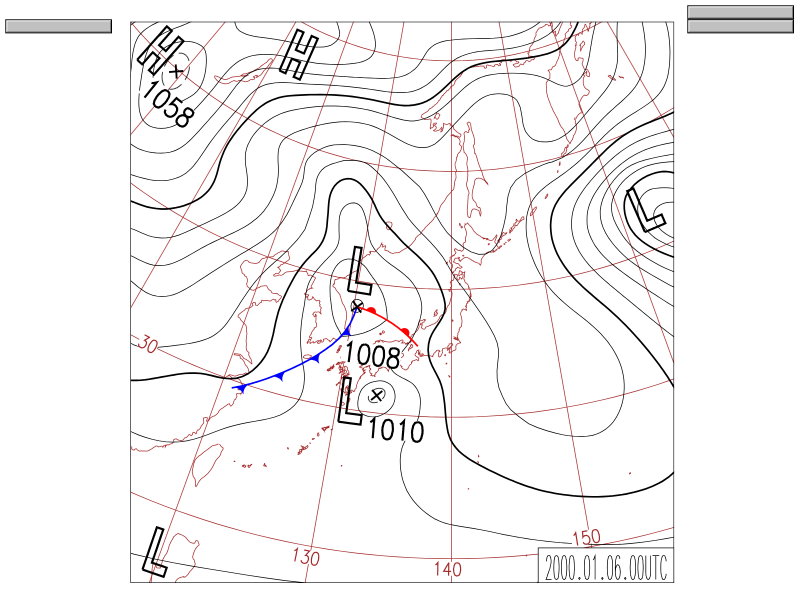
#> input picture data/raw/ndl_manual/png/JS_2000010600_page001.png, 1600 x 1200 px (shown at 1/2 size); its folder holds 2 pictures in this run
$ python check_templates.py --templates ../data/raw/ndl_manual/png
#> lines starting #> are read from the running program, lines starting #| are printed output that depends on the picture; after the words box and inside, x2 and y2 are one past the last pixel; in counts of white or black regions, pixels touching at a corner belong together
### scripts/extract_symbols.py
"""Phase 1 の下見: H/L/T/TD の記号を、アノテーション無しで取れるか確かめる。

`docs/2026-08-26-detection-plan.md`「着手前に1時間で試すこと」の後半。
記号は同じフォント・同じ大きさで機械的に描画されているので、テンプレート
マッチングで見つかる可能性がある。見つかるなら Phase 1 に YOLO は要らず、
中心座標がそのまま Phase 3 の特徴量(`src/regions.py` の region.contains)になる。

三段構え
--------
1. `scan`  テンプレート無しで、記号になりうる小さな孤立した黒い塊を数える。
           等圧線は図の端から端まで繋がった巨大な成分なので大きさで落ちる。
           残るのは記号と、気圧の数値・目盛といった文字である。
           **1枚あたりの候補数**が、この方式が現実的かどうかの目安になる。
           数十個ならテンプレートで選り分けられる。数百個なら苦しい。

2. `cluster` 似た形の候補をまとめ、山ごとの代表を小さなPNGとして書き出す。
           記号は同じフォントで機械的に描かれるので、同じ記号どうしは形が
           揃う。**どの山がHでどれがLかは機械には分からない**ので、
           小さなPNGを人が見て名前を付ける(cluster00.png -> H.png)。
           大きな天気図から番号で箱を探すより速い。
           1つだけ切り出したいときは `cut --index` も使える。

3. `match` 名前を付けたテンプレートを全画像に当てる。

使い方:
    # 1. 候補の規模を見る
    python -m scripts.extract_symbols scan --in-dir data/processed/jma --limit 20 \
        --overlay reports/symbols

    # 2. 似た形をまとめて、山ごとの代表を書き出す(scan が出した大きさで絞る)
    python -m scripts.extract_symbols cluster --in-dir data/processed/jma \
        --limit 5 --size 36 57 --out data/templates
    #    data/templates/cluster00.png などを見て、H なら H.png に付け替える

    # 3. 全画像に当てる
    python -m scripts.extract_symbols match --in-dir data/processed/jma \
        --templates data/templates --limit 20 --overlay reports/symbols
"""

import argparse
import re
from collections import Counter
from datetime import datetime
from pathlib import Path

import cv2
import numpy as np
from PIL import Image, ImageDraw, ImageFont

from src.chartsymbols import (
    DEFAULT_BANDS,
    cluster_patches,
    correlation,
    crop_template,
    fit_glyph_box,
    glyph_candidates,
    glyph_only_template,
    to_hsv,
    touches_border,
    match_templates,
    patch_of,
    to_hsv,
)

IMAGE_SUFFIXES = (".png", ".jpg", ".jpeg")


# [251 lines left out: functions iter_images, draw_boxes, size_cluster, oversized_components, cmd_scan, cmd_cluster and 2 more, not called in this run]


# 記号の大半を覆えたとみなす割合。残りは汚れや、等圧線が重なった個体。
COVERAGE = 0.8

# しきい値ぎわとみなす幅と、そこに溜まっていると判断する割合。
NEAR_THRESHOLD = 0.03
PILEUP_SHARE = 0.20

# 角度の範囲の端に張り付いていると判断する、最低の個数と割合。
EDGE_MIN_COUNT = 3
EDGE_SHARE = 0.05


# [126 lines left out: functions report_threshold_sweep, cmd_grid, cmd_cut, not called in this run]


# cluster が書き出す一覧。テンプレートではないので読み込みから外す。
CONTACT_SHEET = "clusters"

# テンプレートとして読む拡張子。人が画像編集ソフトで作ると png 以外にもなる。
TEMPLATE_SUFFIXES = (".png", ".bmp", ".gif", ".jpg", ".jpeg", ".tif", ".tiff")

# テンプレートに占めるインクの割合の、妥当な範囲。記号は画像の一部でしかなく、
# かといって数画素ということもない。外れていたら切り出しを疑う。
INK_RANGE = (0.05, 0.60)


def symbol_of(template_name: str) -> str:
    """テンプレート名から記号名を取り出す。H2 も H_b も「H」として数える。

    1つの個体から作ったテンプレートでは、同じ記号でも汚れ方や重なり方が
    違うと外れる。別の個体からもう1枚作って両方当てられるようにするための
    決まりで、末尾の数字と _ 以降を落とす。
    """
    return re.split(r"[_\d]", template_name, maxsplit=1)[0] or template_name


def as_template(gray: np.ndarray, label: str = "") -> np.ndarray:
    """濃淡画像を2値のテンプレートにする。白地に黒で描いた画像も受け付ける。

    テンプレートは人が画像編集ソフトで作ってもよい。**そのほうが確実な場合が
    ある** ― 太い等圧線が記号の上を横切ると、細らせても1つの塊のままで
    連結成分では分けられないが、人なら消せるし、重なっていない個体を選べる。

    cut が書き出すのは「記号が白・地が黒」だが、手で作ると逆になりやすい。
    記号は画像の一部でしかないはずなので、**白のほうが多ければ白地とみなして
    反転する**。
    """
#> called with label = 'JS_2000010600_page001.png'
    ink = gray > 127
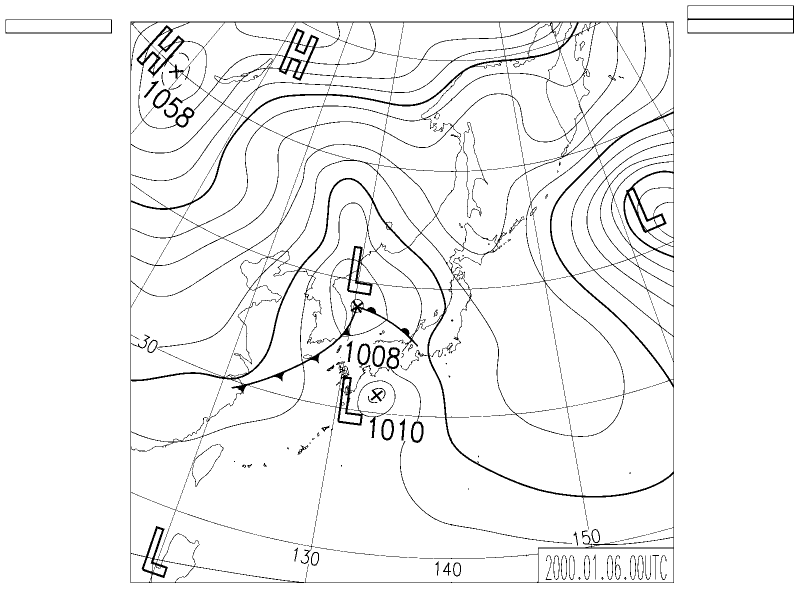
#> ink: shape (1200, 1600) bool (shown at 1/2 size); 95.9% white; black in thin lines or dots
    if ink.mean() > 0.5:
        ink = ~ink
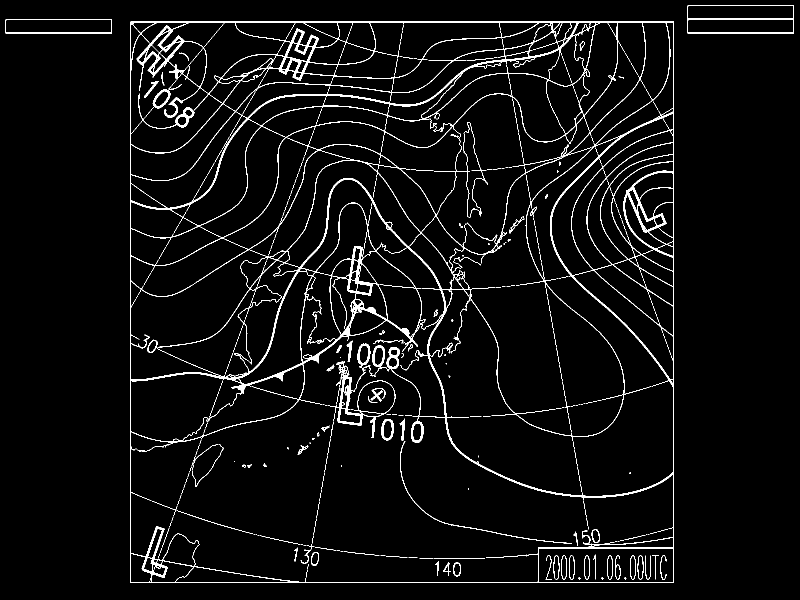
#> ink: shape (1200, 1600) bool (shown at 1/2 size); 4.1% white in thin lines or dots
        if label:
            print(f"  {label} は白地に黒と判断して反転した。")
    share = float(ink.mean())
#> share = 0.0412
    if label and not (INK_RANGE[0] <= share <= INK_RANGE[1]):
        print(f"  ★{label} は記号の割合が{share:.0%}で、"
              f"目安({INK_RANGE[0]:.0%}〜{INK_RANGE[1]:.0%})から外れている。")
#|   ★JS_2000010600_page001.png は記号の割合が4%で、目安(5%〜60%)から外れている。
        print("    切り出しの範囲か、白黒の閾値を見直すこと。")
    return ink


def load_templates(template_dir: Path, quiet: bool = False) -> dict[str, np.ndarray]:
    """人が名前を付けたテンプレートだけを読む。

    cluster が書き出したものは clusterNN.png のままで、どれがHでどれがLか
    分からない。名前を付けたものが1つでもあればそちらだけを使い、番号のまま
    のものは黙って無視せず、無視したと伝える。1つも名前が付いていなければ
    手順が抜けているので止める。

    一覧(clusters.png)は山の代表を並べた見るための画像で、テンプレートでは
    ない。名前が cluster で始まるので、名指しで外す。
    """
    named: dict[str, np.ndarray] = {}
    unnamed: list[str] = []
    paths = sorted(p for p in Path(template_dir).iterdir()
                   if p.suffix.lower() in TEMPLATE_SUFFIXES)
    for path in paths:
        if path.stem == CONTACT_SHEET:
            continue
        if re.fullmatch(r"cluster\d+", path.stem):
            unnamed.append(path.stem)
            continue
        named[path.stem] = as_template(np.array(Image.open(path).convert("L")),
                                       "" if quiet else path.name)
#> pass 2 of the loop in load_templates, `for path in paths:`:
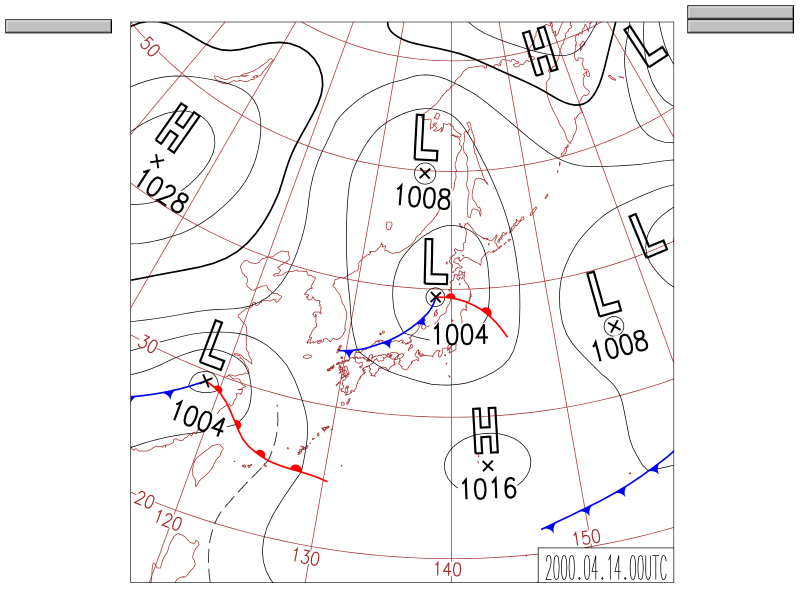
#> input picture data/raw/ndl_manual/png/JS_2000041400_page001.png, 1600 x 1200 px (shown at 1/2 size)
#> in as_template (call 2), `ink = gray > 127`:
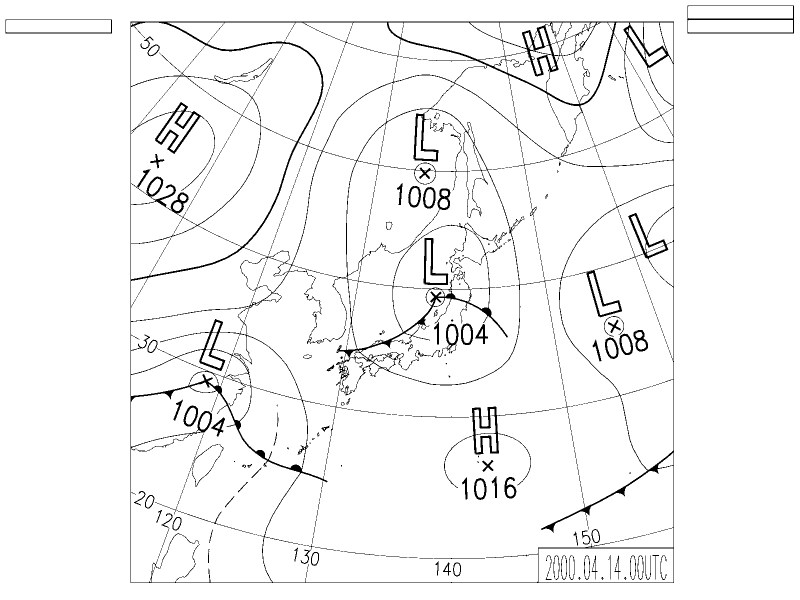
#> ink: shape (1200, 1600) bool (shown at 1/2 size); 96.1% white; 418 black regions (299 under 20 px), largest, box (x1, y1, x2, y2) and area: (261, 43, 1348, 1166) 52825, (888, 813, 1111, 976) 2315, (1374, 11, 1588, 67) 1433
#> in as_template (call 2), `ink = ~ink`:
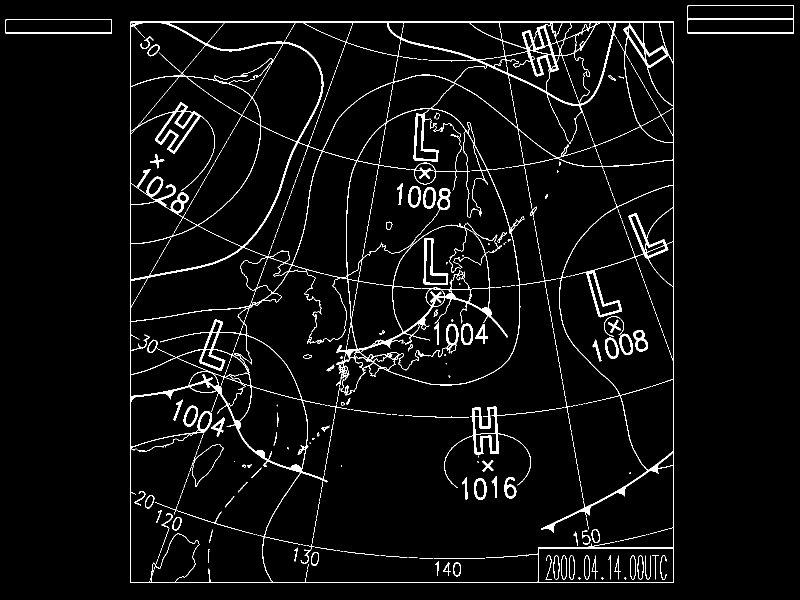
#> ink: shape (1200, 1600) bool (shown at 1/2 size); 3.9% white; 418 white regions (299 under 20 px), largest, box (x1, y1, x2, y2) and area: (261, 43, 1348, 1166) 52825, (888, 813, 1111, 976) 2315, (1374, 11, 1588, 67) 1433
#> in as_template (call 2), `share = float(ink.mean())`: share = 0.0394
#|   ★JS_2000041400_page001.png は記号の割合が4%で、目安(5%〜60%)から外れている。

    if named:
        if unnamed:
            print(f"番号のままの山 {len(unnamed)}個は使いません "
                  f"({', '.join(unnamed[:5])}{'...' if len(unnamed) > 5 else ''})。")
            print(f"  消すなら: Remove-Item {template_dir}\\cluster[0-9][0-9].png")
        return named

    if unnamed:
        raise SystemExit(
            f"名前を付けていないテンプレートしかありません: {', '.join(unnamed)}\n"
            f"{template_dir}/ の clusters.png を見て、H なら H.png に、L なら L.png に\n"
            "付け替えてください。記号でない山(数字・目盛)は消してください。\n"
            "どの山がHでどれがLかは機械には分かりません。"
        )
    raise SystemExit(
        f"テンプレートがありません: {template_dir} (先に cluster か cut を実行)")


# 同じ記号のテンプレートの大きさが、これ以上ばらついたら切り出しを疑う。
SIZE_SPREAD = 1.4


# [65 lines left out: functions warn_uneven_sizes, report_scores, report_angles, not called in this run]


# 何割の枚数に出たら「毎回同じ場所」とみなすか。
FIXED_SHARE = 0.6

# 同じ場所とみなす相対座標の差。1453画素なら約7画素にあたる。
SAME_PLACE = 0.005


# [194 lines left out: functions report_fixed_detections, cmd_match, main, not called in this run]


# [2 lines that do not run on import are left out]

### scripts/check_templates.py
r"""切り出したテンプレートが使える状態かを、当てる前に点検する。

なぜ要るか
----------
テンプレートは人が手で切り出す。**周りの等圧線を消し忘れるのが一番多い失敗**で、
そうなると「自分自身にしか当たらない」テンプレートができあがる。天気図側は
記号だけを探しているのに、テンプレートには余分な線が入っているので、
一致スコアがどこでも下がるためである。

見た目では気づきにくい(線が1本入っているだけ)ので、機械で数えて知らせる。

使い方:
    python -m scripts.check_templates --templates data/templates_ndl

    # その時代の天気図に実際に当ててみる(こちらが本番の確認)
    python -m scripts.check_templates --templates data/templates_ndl `
        --chart <その時代の天気図>
"""

import argparse
import sys
from pathlib import Path

import cv2
import numpy as np
from PIL import Image

_ROOT = Path(__file__).resolve().parent.parent
if str(_ROOT) not in sys.path:
    sys.path.insert(0, str(_ROOT))

from scripts.build_features import ink_image
from scripts.extract_symbols import INK_RANGE, load_templates, symbol_of
from src.chartscale import auto_letter_size, letter_size_arg, sizes_around
from src.chartsymbols import match_templates, resize_template

# 記号の本体が占めるべき割合。これを下回ると、余分なものが写り込んでいる。
# 輪郭文字は1つの塊になるので、本来はほぼ100%になる。
MIN_MAIN_SHARE = 0.80

# 行または列がこの割合以上インクなら、まっすぐな線が通っているとみなす。
# 記号の画線は斜めなので行を埋め尽くさない。正しく切り出した12枚の実測は
# 最大でも0.90未満だった。
LINE_FILL = 0.95


def inspect(name: str, template: np.ndarray) -> list:
    """1枚を見て、気になった点を日本語で返す。"""
    notes = []
    h, w = template.shape
    share = float(template.mean())

    if not (INK_RANGE[0] <= share <= INK_RANGE[1]):
        notes.append(f"記号の割合が{share:.0%}で目安"
                     f"({INK_RANGE[0]:.0%}〜{INK_RANGE[1]:.0%})の外。"
                     "切り出しの範囲が広すぎるか狭すぎる")

    n, _, stats, _ = cv2.connectedComponentsWithStats(
        template.astype(np.uint8), 8)
    if n <= 1:
        notes.append("記号の画素がない")
        return notes

    areas = stats[1:, cv2.CC_STAT_AREA]
    main = float(areas.max() / areas.sum())
    if main < MIN_MAIN_SHARE:
        notes.append(f"一番大きい塊が全体の{main:.0%}しかない(塊は{n - 1}個)。"
                     "**等圧線や隣の文字が混ざっている疑い。**消してから切り直すこと")

    # 端から端まで通っている「塊」は、まず等圧線
    for i in range(1, n):
        x, y, bw, bh, _ = stats[i]
        if (bw >= w * 0.95 and bh <= h * 0.35) or (bh >= h * 0.95 and bw <= w * 0.35):
            notes.append("画像を端から端まで横切る細い塊がある。等圧線の消し忘れ")
            break

    # **線が記号に接していると1つの塊になり、上の2つをすり抜ける。**
    # まっすぐな線そのものを探す。記号の画線は斜めなので、行や列を
    # 埋め尽くすことはない(実測で、正しく切り出した12枚はすべて9割未満)。
    if (template.mean(axis=1).max() >= LINE_FILL
            or template.mean(axis=0).max() >= LINE_FILL):
        notes.append("行または列を埋め尽くす直線がある。"
                     "記号に接した等圧線の消し忘れ(塊としては記号と一体になる)")

    if min(h, w) < 20:
        notes.append(f"小さすぎる({w}x{h})。切り出しの範囲を確かめること")
    return notes


def main():
    parser = argparse.ArgumentParser()
    parser.add_argument("--templates", required=True)
    parser.add_argument("--chart", default=None,
                        help="その時代の天気図。渡すと実際に当ててみる")
    parser.add_argument("--threshold", type=float, default=0.65)
    parser.add_argument("--angle-range", type=float, default=60.0)
    parser.add_argument("--angle-step", type=float, default=5.0)
    parser.add_argument("--letter-size", type=letter_size_arg, default=1.0,
                        help="テンプレートを縮める倍率。auto で天気図の幅から"
                             "自動で決める(data/templates/reference.json が要る)")
    parser.add_argument("--save-annotated", default=None,
                        help="当たった場所に枠を描いた画像の保存先。"
                             "**どれが当たってどれが外れたかは、これを見ないと分からない**")
    args = parser.parse_args()

    templates = load_templates(Path(args.templates))
#> templates = 2 items
    print(f"{len(templates)}枚を点検します: {args.templates}\n")
#| 2枚を点検します: ../data/raw/ndl_manual/png

    kinds: dict = {}
    problems = 0
    for name in sorted(templates):
        template = templates[name]
        kinds.setdefault(symbol_of(name), []).append(name)
        h, w = template.shape
        notes = inspect(name, template)
        mark = "  " if not notes else "★"
        print(f"{mark}{name:10s} {w:3d} x {h:3d}  記号{template.mean():4.0%}")
        for note in notes:
            print(f"    - {note}")
        problems += bool(notes)
#> this loop made 2 passes
#> (name, notes, mark) on pass 1: ('JS_2000010600_page001', ['記号の割合が4%で目安(5%〜60%)の外。切り出しの範囲が広すぎるか狭すぎる'], '★')
#> (name, mark, problems) on pass 2: ('JS_2000041400_page001', '★', 2)
#| ★JS_2000010600_page001 1600 x 1200  記号  4%
#|     - 記号の割合が4%で目安(5%〜60%)の外。切り出しの範囲が広すぎるか狭すぎる
#| ★JS_2000041400_page001 1600 x 1200  記号  4%
#|     - 記号の割合が4%で目安(5%〜60%)の外。切り出しの範囲が広すぎるか狭すぎる
#|     - 一番大きい塊が全体の70%しかない(塊は418個)。**等圧線や隣の文字が混ざっている疑い。**消してから切り直すこと
#> after the loop, kinds = {'JS': ['JS_2000010600_page001', 'JS_2000041400_page001']}; problems = 2

    print()
    for kind, names in sorted(kinds.items()):
        print(f"  {kind}: {len(names)}枚 ({', '.join(names)})")
#> this loop made 1 pass
#|   JS: 2枚 (JS_2000010600_page001, JS_2000041400_page001)
    for kind in ("H", "L"):
        if kind not in kinds:
            print(f"★{kind} のテンプレートが1枚もありません")
            problems += 1
#> this loop made 2 passes
#> problems on passes 1 to 2: 3, 4
#> after the loop, problems = 4

    if problems:
        print(f"\n★{problems}件、気になる点があります。上を見て切り直してください。")
#| ★4件、気になる点があります。上を見て切り直してください。
    else:
        print("\n形の点検は問題なし。")

    if not args.chart:
        print("\n--chart にその時代の天気図を渡すと、実際に当ててみます"
              "(**こちらが本番の確認です**)。")
        return

    chart = Path(args.chart)
    if not chart.exists():
        # **原因は2通りある。**フォルダが無いのか、そのフォルダに
        # その名前が無いのか。取り違えると見当違いの案内になる
        lines = [f"天気図が見つかりません: {args.chart}"]
        if chart.parent.exists():
            lines.append(f"  フォルダはあります: {chart.parent}")
            stem = chart.stem.split("_")[0] + "_" + chart.stem.split("_")[1][:8] \
                if chart.stem.count("_") >= 1 else chart.stem[:12]
            near = sorted(q.name for q in chart.parent.glob(f"{stem}*"))[:5]
            if near:
                lines.append("  似た名前のファイル:")
                lines.extend(f"    {name}" for name in near)
                lines.append("  末尾が違うだけかもしれません"
                             "(国会図書館由来のものは _page001 が付く)")
            else:
                lines.append(f"  {stem}* に当てはまるファイルはありません")
        else:
            lines.append(f"  フォルダがありません: {chart.parent}")
            lines.append(f"  いまの場所: {Path.cwd()}")
        raise SystemExit("\n".join(lines))
    rgb = np.array(Image.open(chart).convert("RGB"))

    sizes = (1.0,)
    size = args.letter_size
    if size == "auto":
        size, note = auto_letter_size(rgb.shape[1], args.templates)
        print(f"\n大きさの自動調整: {note}")
        # 推定がぴったりとは限らないので、まわりを少しだけ振る
        sizes = tuple(s / size for s in sizes_around(size)) if size != 1.0 else (1.0,)
    if size != 1.0:
        templates = {name: resize_template(t, size) for name, t in templates.items()}

    angles = np.arange(-args.angle_range,
                       args.angle_range + args.angle_step, args.angle_step)
    hits = match_templates(ink_image(rgb), templates,
                           threshold=args.threshold, angles=angles, sizes=sizes)
    counts: dict = {}
    for hit in hits:
        counts[symbol_of(hit.label)] = counts.get(symbol_of(hit.label), 0) + 1
    print(f"\n{chart.name}({rgb.shape[1]}x{rgb.shape[0]})に当てた結果: "
          + (", ".join(f"{k} {v}個" for k, v in sorted(counts.items())) or "0個"))
    print("  2023年以降の天気図では H 2.8個 / L 3.9〜4.2個 が平均です。")
    if len(hits) <= 1:
        print("★1個以下です。**自分自身にしか当たっていない可能性が高い。**"
              "テンプレートに等圧線が混ざっていないか確かめてください。")

    if args.save_annotated:
        out = rgb.copy()
        for hit in hits:
            kind = symbol_of(hit.label)
            colour = (0, 150, 0) if kind == "H" else (255, 130, 0)
            cv2.rectangle(out, (hit.x0, hit.y0), (hit.x1, hit.y1), colour, 3)
            cv2.putText(out, f"{kind} {hit.score:.2f}", (hit.x0, max(hit.y0 - 6, 14)),
                        cv2.FONT_HERSHEY_SIMPLEX, 0.6, colour, 2, cv2.LINE_AA)
        path = Path(args.save_annotated)
        path.parent.mkdir(parents=True, exist_ok=True)
        Image.fromarray(out).save(path)
        print(f"\n枠を描いた画像: {path}")
        print("  緑=高気圧 橙=低気圧。**当たらなかった H・L がどれかを見てください。**")
        print("  取りこぼしが多いなら、その個体からもう1枚テンプレートを作ると当たります。")


if __name__ == "__main__":
    main()
